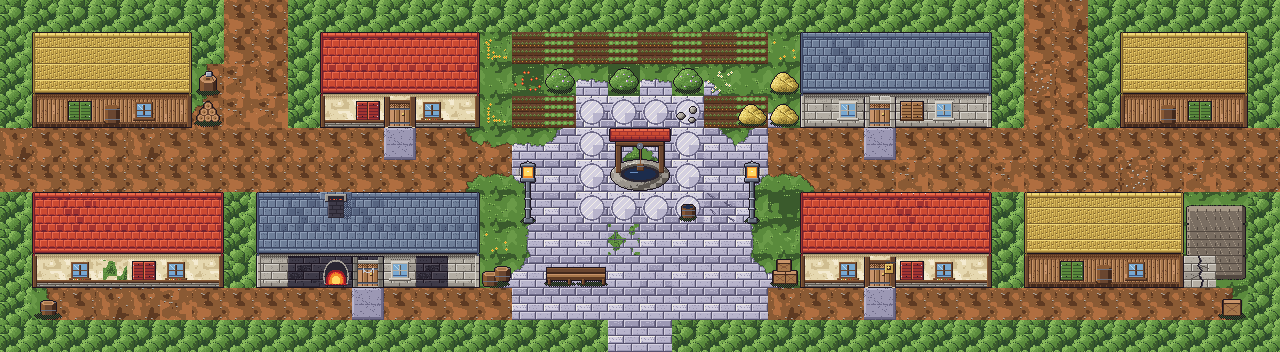

A level layout from a 2D game, rendered from its tile map. Below: a short description, then the map file with tile-grid data replaced by summaries:
An orthogonal 40x11 tile map with 32x32 px tiles, 4 tile layers (Sol, Decor, Murs, Dessus), 2 tilesets and 48 objects (10x Sortie, 10x Spawn, 8x PNJ, 5x Poule, 5x Marqueur, ...).

<map version="1.10" tiledversion="1.12.2" orientation="orthogonal" renderorder="right-down" width="40" height="11" tilewidth="32" tileheight="32" infinite="0" nextlayerid="6" nextobjectid="49">
 <properties>
  <property name="camera" value="suivre" />
  <property name="monde_x" type="int" value="1" />
  <property name="monde_y" type="int" value="2" />
 </properties>
 <tileset firstgid="1" source="../tilesets/village.tsx" />
 <tileset firstgid="401" source="../tilesets/foret.tsx" />
 <layer id="1" name="Sol" width="40" height="11">
  <data>[440 cells, 440 non-empty, 42 distinct tile ids]</data>
 </layer>
 <layer id="2" name="Decor" width="40" height="11">
  <data>[440 cells, 18 non-empty, 7 distinct tile ids]</data>
 </layer>
 <layer id="3" name="Murs" width="40" height="11">
  <data>[440 cells, 262 non-empty, 65 distinct tile ids]</data>
 </layer>
 <objectgroup id="4" name="Objets">
  <object id="1" type="Sortie" x="0" y="128" width="32" height="64">
   <properties>
    <property name="cible_carte" value="res://scenes/rooms/foret_sud_room.tscn" />
    <property name="cible_spawn" value="depuis_village" />
    <property name="godot_node_type" value="area" />
   </properties>
  </object>
  <object id="2" type="Sortie" x="224" y="0" width="64" height="32">
   <properties>
    <property name="cible_carte" value="res://scenes/rooms/foret_temple_room.tscn" />
    <property name="cible_spawn" value="depuis_village_raccourci" />
    <property name="godot_node_type" value="area" />
   </properties>
  </object>
  <object id="3" type="Sortie" x="1024" y="0" width="64" height="32">
   <properties>
    <property name="cible_carte" value="res://scenes/rooms/montagne_room.tscn" />
    <property name="cible_spawn" value="depuis_village" />
    <property name="godot_node_type" value="area" />
   </properties>
  </object>
  <object id="4" type="Sortie" x="1248" y="128" width="32" height="64">
   <properties>
    <property name="cible_carte" value="res://scenes/rooms/route_falaise_room.tscn" />
    <property name="cible_spawn" value="depuis_village" />
    <property name="godot_node_type" value="area" />
   </properties>
  </object>
  <object id="5" type="Sortie" x="608" y="320" width="64" height="32">
   <properties>
    <property name="cible_carte" value="res://scenes/rooms/lac_room.tscn" />
    <property name="cible_spawn" value="depuis_village" />
    <property name="godot_node_type" value="area" />
   </properties>
  </object>
  <object id="6" type="Sortie" x="352" y="256" width="32" height="32">
   <properties>
    <property name="cible_carte" value="res://scenes/rooms/forge_room.tscn" />
    <property name="cible_spawn" value="depuis_village" />
    <property name="godot_node_type" value="area" />
   </properties>
  </object>
  <object id="7" type="Sortie" x="384" y="96" width="32" height="32">
   <properties>
    <property name="cible_carte" value="res://scenes/rooms/herboristerie_room.tscn" />
    <property name="cible_spawn" value="depuis_village" />
    <property name="godot_node_type" value="area" />
   </properties>
  </object>
  <object id="8" type="Sortie" x="864" y="96" width="32" height="32">
   <properties>
    <property name="cible_carte" value="res://scenes/rooms/archives_room.tscn" />
    <property name="cible_spawn" value="depuis_village" />
    <property name="godot_node_type" value="area" />
   </properties>
  </object>
  <object id="9" type="Sortie" x="864" y="256" width="32" height="32">
   <properties>
    <property name="cible_carte" value="res://scenes/rooms/boutique_room.tscn" />
    <property name="cible_spawn" value="depuis_village" />
    <property name="godot_node_type" value="area" />
   </properties>
  </object>
  <object id="10" type="Sortie" x="1184" y="256" width="32" height="32">
   <properties>
    <property name="cible_carte" value="res://scenes/rooms/cave_garrick_room.tscn" />
    <property name="cible_spawn" value="depuis_village" />
    <property name="godot_node_type" value="area" />
   </properties>
  </object>
  <object id="11" type="MurFissure" x="1184" y="256" width="32" height="32">
   <properties>
    <property name="id" value="village_mur_fissure_cave" />
    <property name="apparence" value="mur" />
   </properties>
  </object>
  <object id="12" type="Porte" x="224" y="32" width="64" height="32">
   <properties>
    <property name="id" value="village_tronc_raccourci" />
    <property name="type" value="interrupteur" />
    <property name="apparence" value="tronc" />
    <property name="etape_max" type="int" value="0" />
   </properties>
  </object>
  <object id="13" type="Spawn" x="80" y="160">
   <properties>
    <property name="id" value="depuis_foret_sud" />
   </properties>
   <point />
  </object>
  <object id="14" type="Spawn" x="256" y="80">
   <properties>
    <property name="id" value="depuis_foret_raccourci" />
   </properties>
   <point />
  </object>
  <object id="15" type="Spawn" x="1056" y="80">
   <properties>
    <property name="id" value="depuis_montagne" />
   </properties>
   <point />
  </object>
  <object id="16" type="Spawn" x="1200" y="160">
   <properties>
    <property name="id" value="depuis_route" />
   </properties>
   <point />
  </object>
  <object id="17" type="Spawn" x="640" y="272">
   <properties>
    <property name="id" value="depuis_lac" />
   </properties>
   <point />
  </object>
  <object id="18" type="Spawn" x="368" y="304">
   <properties>
    <property name="id" value="depuis_forge" />
   </properties>
   <point />
  </object>
  <object id="19" type="Spawn" x="400" y="144">
   <properties>
    <property name="id" value="depuis_herboristerie" />
   </properties>
   <point />
  </object>
  <object id="20" type="Spawn" x="880" y="144">
   <properties>
    <property name="id" value="depuis_archives" />
   </properties>
   <point />
  </object>
  <object id="21" type="Spawn" x="880" y="304">
   <properties>
    <property name="id" value="depuis_boutique" />
   </properties>
   <point />
  </object>
  <object id="22" type="Spawn" x="1200" y="304">
   <properties>
    <property name="id" value="depuis_cave_garrick" />
   </properties>
   <point />
  </object>
  <object id="23" type="PNJ" x="112" y="176">
   <properties>
    <property name="id" value="pip" />
    <property name="direction" value="left" />
    <property name="etape_max" type="int" value="0" />
   </properties>
   <point />
  </object>
  <object id="24" type="PNJ" x="720" y="240">
   <properties>
    <property name="id" value="pip" />
    <property name="direction" value="down" />
    <property name="etape_min" type="int" value="1" />
    <property name="etape_max" type="int" value="3" />
   </properties>
   <point />
  </object>
  <object id="25" type="PNJ" x="592" y="240">
   <properties>
    <property name="id" value="pip" />
    <property name="direction" value="down" />
    <property name="etape_min" type="int" value="4" />
    <property name="etape_max" type="int" value="4" />
   </properties>
   <point />
  </object>
  <object id="26" type="PNJ" x="176" y="144">
   <properties>
    <property name="id" value="tobias" />
    <property name="direction" value="left" />
    <property name="etape_max" type="int" value="0" />
   </properties>
   <point />
  </object>
  <object id="27" type="PNJ" x="752" y="144">
   <properties>
    <property name="id" value="tobias" />
    <property name="direction" value="down" />
    <property name="etape_min" type="int" value="4" />
    <property name="etape_max" type="int" value="4" />
   </properties>
   <point />
  </object>
  </objectgroup>
 <layer id="5" name="Dessus" width="40" height="11">
  <data>[440 cells, 2 non-empty, 1 distinct tile ids]</data>
 </layer>
</map>
<!-- 21 of 48 objects omitted -->
